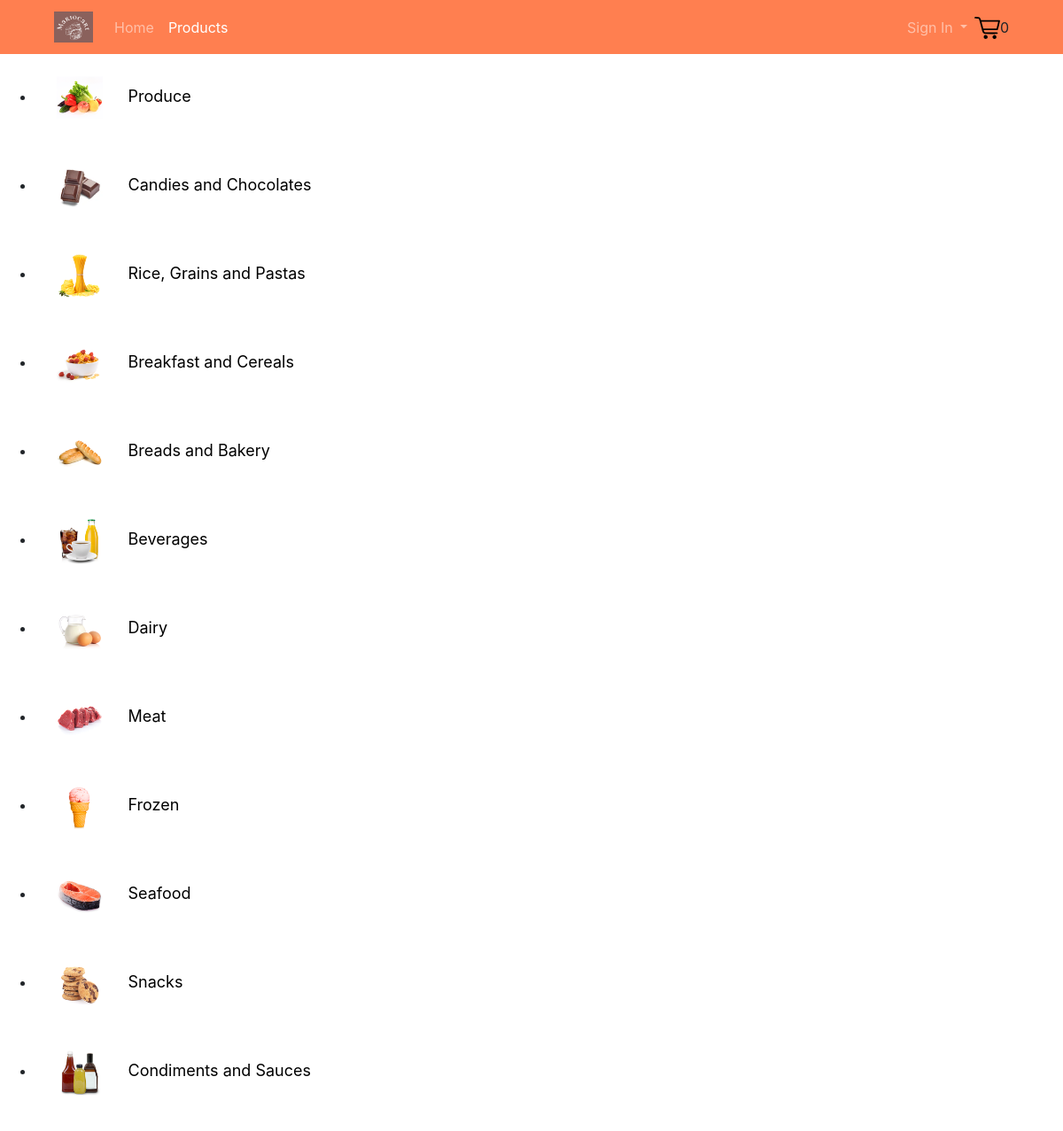
The page /categories on the database its author committed.
### tables this page shows
CREATE TABLE categories (
    categoryid TEXT PRIMARY KEY
    ,image TEXT
    ,name TEXT NOT NULL
);

### run.py (the view)
@app.route('/categories')
def categories():
    data = get_db().get_categories(12)
    return render_template('categories.html', data = data)

### db.py (called while the page is built)
    def select(self, sql, parameters=[]):
        c = self.conn.cursor()
        c.execute(sql, parameters)
        return c.fetchall()

    def get_categories(self, n):
        data = self.select(
            'SELECT * FROM categories ORDER BY categoryid ASC LIMIT ?', [n])
        return [{
            'categoryid': d[0]
            ,'image': d[1]
            ,'name': d[2]
        } for d in data]

### run.py (called while the page is built)
def get_db():
    db = getattr(g, '_database', None)
    if db is None:
        db = Database(DATABASE_PATH)
    return db

### templates/categories.html (shortened to what this page needs)
{% extends 'base.html' %}
{% set active = "Categories" %}
{% block content %}
  <ul>
    {% for category in data %}
    <li>
        <img src=" {{ url_for('static', filename='img/categories/' + category.image) }} " alt=" {{ category['name'] }} " style="height: 100px; width: 100px; padding: 1.5rem;">
        <a style="font-size: large; color: black;" href="{{ url_for('products', categoryid=category.categoryid) }}">{{ category.name }}</a>
    </li>
    {% endfor %}
</ul>
{% endblock %}

### templates/base.html (shortened to what this page needs)
<!DOCTYPE html>
<html>
<head>
    <link rel="stylesheet" href="/static/lib/bootstrap/bootstrap.min.css">
    <link rel="stylesheet" href="/static/css/base.css">
</head>
<body>
    <header>
        <div class="container">
            <nav class="navbar navbar-expand-md navbar-dark">
                <a class="navbar-brand" href="/"><img src="/static/img/logo-png1.png" style="max-height: 35px;"></a>
                <div class="collapse navbar-collapse" id="navbarSupportedContent">
                    <ul class="navbar-nav mr-auto">
                        <li class="nav-item{% if active == 'Home' %} active{% endif %}">
                            <a class="nav-link" href="/">Home</a>
                        </li>
                        <li class="nav-item{% if active == 'Categories' %} active {% endif %}">
                            <a class="nav-link" href="/categories">Products</a>
                        </li>
                    </ul>
                    <ul class="navbar-nav ml-auto">
                        {% if session['user'] %}
                        <li class="nav-item dropdown">
                            <a class="nav-link dropdown-toggle dropdown" href="#" id="navbarDropdown" role="button"
                                data-toggle="dropdown" aria-haspopup="true" aria-expanded="false">Hi {{ session['user']['firstname'] }}
                            </a>
                            <div class="dropdown-menu" aria-labelledby="navbarDropdown">
                                    <a class="dropdown-item loggedin" id="my-account" href="/my_account">My Account</a>
                                    <a class="dropdown-item loggedin" id="my-order" href="/my_orders">My Orders</a>
                                    <a class="dropdown-item loggedin" id="logout" href="/logout">Log out</a>
                            </div>
                        </li>
                        {% else %}
                        <li class="nav-item">
                            <a class="nav-link dropdown-toggle dropdown" href="#" id="navbarDropdown" role="button"
                            data-toggle="dropdown" aria-haspopup="true" aria-expanded="false"> Sign In
                        </a>
                        </li>
                        {% endif %}
                    </ul>
                </div>
                <a href="/cart" class="nav-item"><img src="/static/img/cart1.svg" id="cart-icon" style="max-height: 25px;"></a>
                <span id="cart-quantity">0</span>
            </nav>
        </div>
    </header>
    <main>
        {% block content %} {% endblock %}
    </main>
</body>
</html>

### static/css/base.css (style rules this page uses)
body { font-size: 1rem; }
header { background: #ff7f50; }

### rows shown on the page
categories: image (picture), name "Produce"
categories: image (picture), name "Candies and Chocolates"
categories: image (picture), name "Rice, Grains and Pastas"
categories: image (picture), name "Breakfast and Cereals"
categories: image (picture), name "Breads and Bakery"
categories: image (picture), name "Beverages"
categories: image (picture), name "Dairy"
categories: image (picture), name "Meat"
categories: image (picture), name "Frozen"
categories: image (picture), name "Seafood"
categories: image (picture), name "Snacks"
categories: image (picture), name "Condiments and Sauces"
